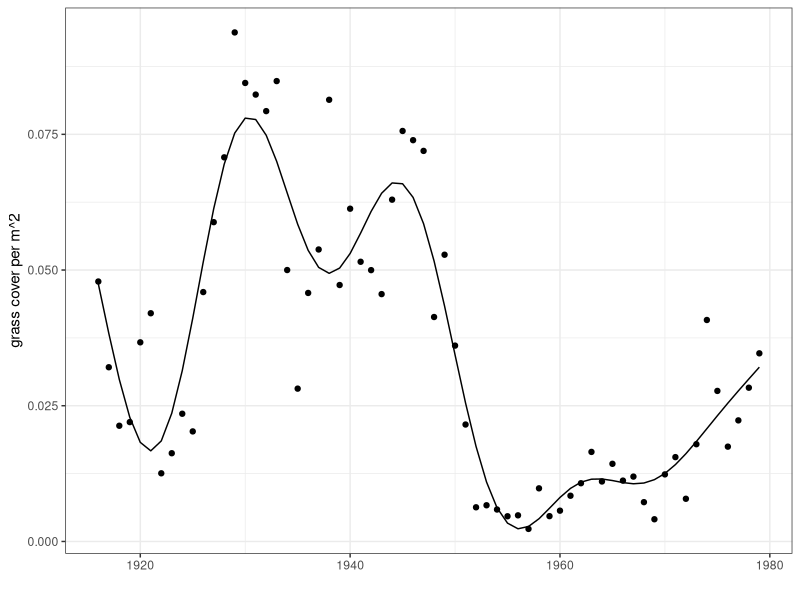
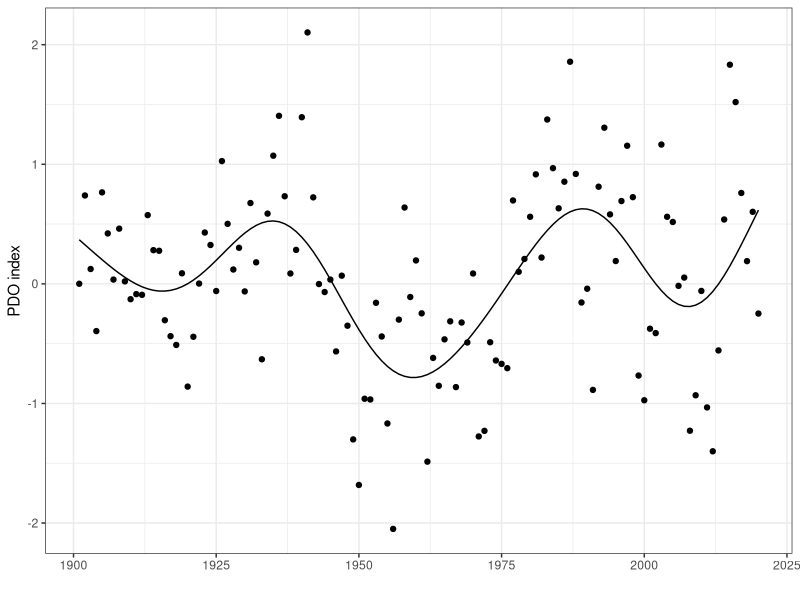
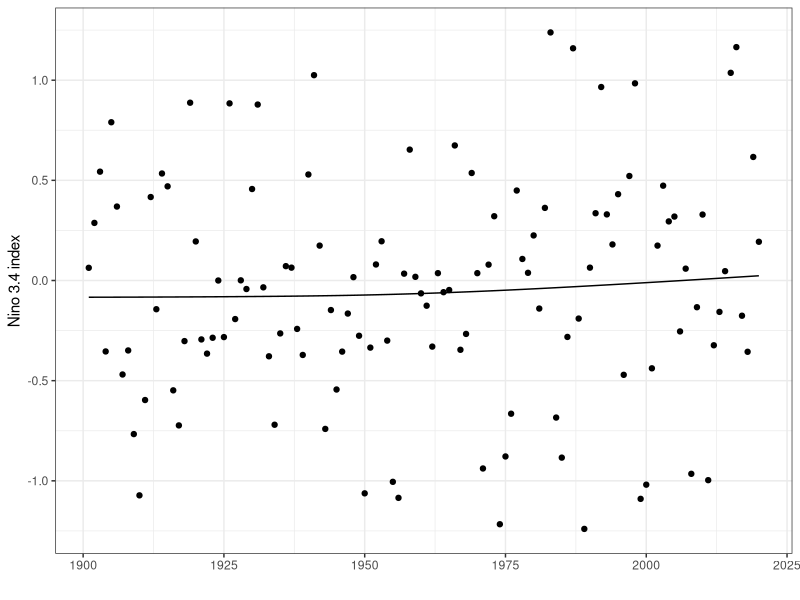
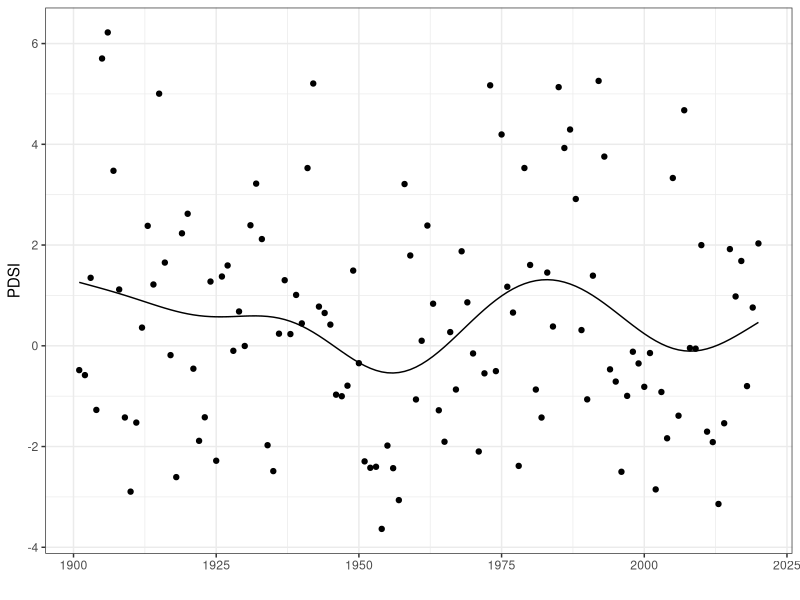
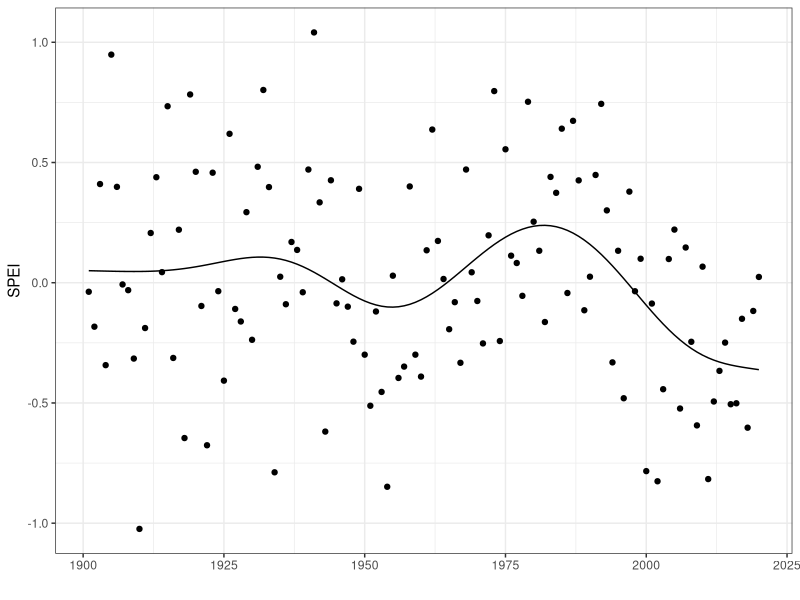
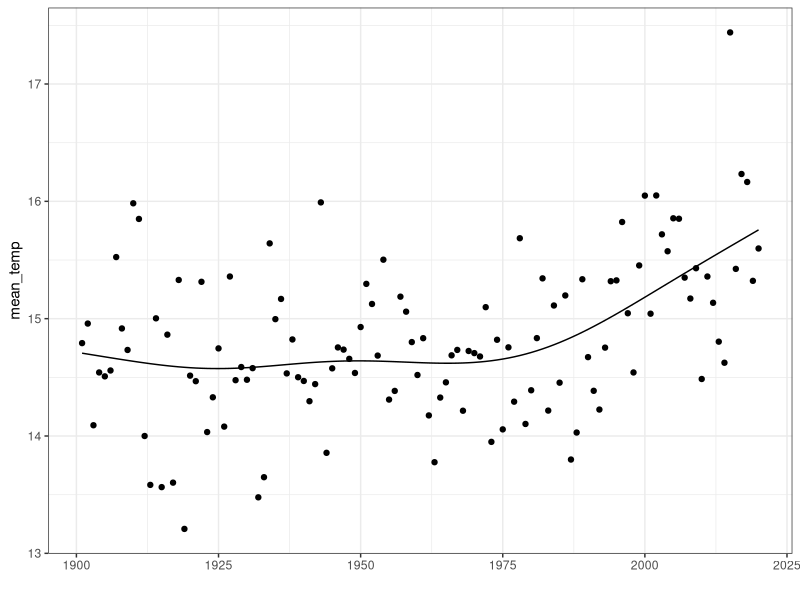
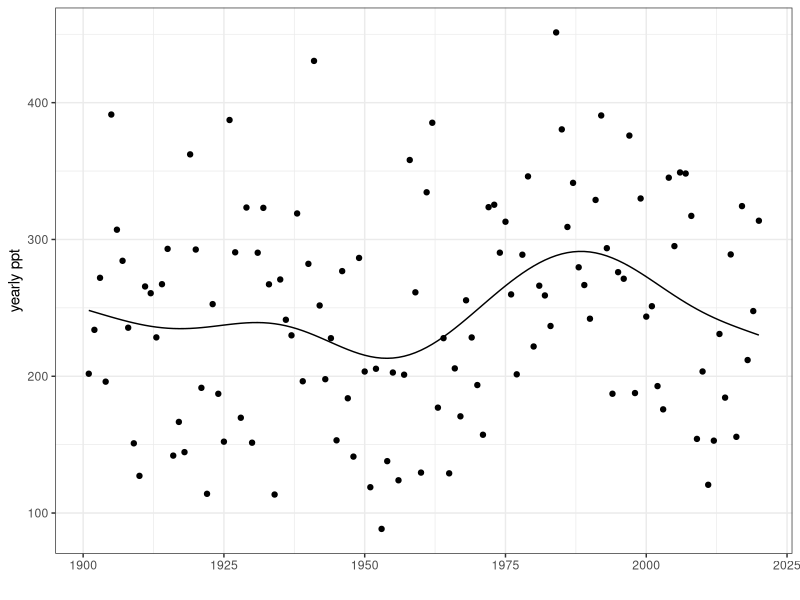
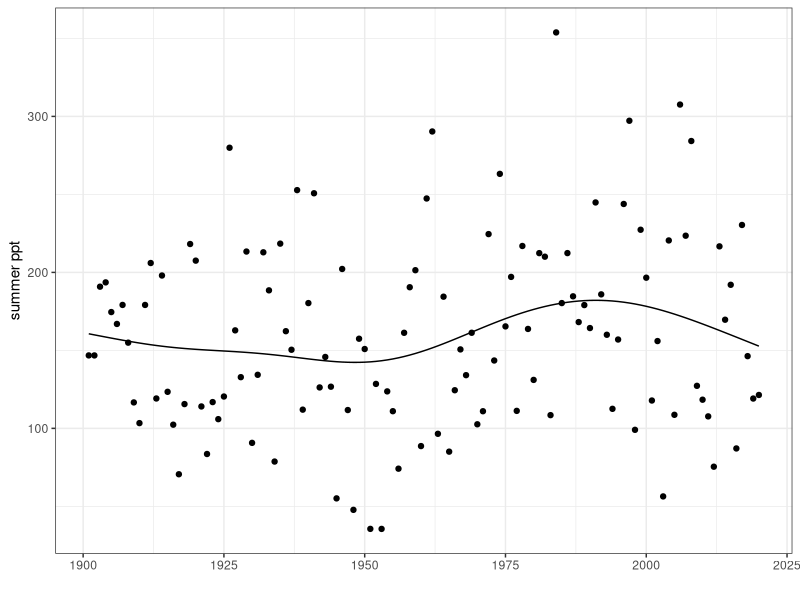

Source code (R) for these figures, in order:
#' look at smoothed grass timeseries
#' EMC 9/8/21
#' last run: 12/16/21

library(dplyr)
library(ggplot2)
library(mgcv)

# colors for figures
cbPalette <- c("#999999", "#E69F00", "#56B4E9", "#009E73", "#F0E442", "#0072B2", "#D55E00", "#CC79A7")

# read in data
grass = read.csv('data/grass_median_yearly.csv') %>% rename(grass = median_grass)

# restrict to historical section of timeseries
grass_hist = dplyr::filter(grass, project_year<1995)

# read in climate variables
climate_variables = read.csv('data/climate_variables.csv') 

# =============================
# smooth grass with a GAM

y = grass_hist$grass
xt = grass_hist$project_year
time <- 1:length(y)

# setting k = -1 (knots) turns on generalized cross-validation which automatically balances simplicity and explanatory power
m1 <- gam(y ~ s(xt, k=-1))
summary(m1)

modeloutput = data.frame(fitted_grass = fitted(m1), project_year = xt)

grassgam = ggplot(grass_hist, aes(x=project_year, y=grass)) +
  geom_point() +
  xlab('') +
  ylab('grass cover per m^2') +
  geom_line(data=modeloutput, aes(y=fitted_grass)) +
  theme_bw()
grassgam

ggsave('Figures/grass_smoothed_gam.png', plot=grassgam, width=4, height=3)

smoothedgrass = merge(modeloutput, grass) %>% rename(smoothed_grass = fitted_grass)
write.csv(smoothedgrass,'data/smoothed_grass_gam.csv', row.names = F)

# ===================================================================
# smooth pdo
pdoindex = climate_variables %>%
  dplyr::select(year=water_yr, pdo)

# smooth pdo with a gam
y1 = pdoindex$pdo
xt1 = pdoindex$year
time1 <- 1:length(y1)

# setting k = -1 (knots) turns on generalized cross-validation which automatically balances simplicity and explanatory power
m_pdo <- gam(y1 ~ s(xt1, k=-1))

modeloutput_pdo = data.frame(smoothed_pdo = fitted(m_pdo), year = xt1)

pdogam = ggplot(pdoindex, aes(x=year, y=pdo)) +
  geom_point() +
  xlab('') +
  ylab('PDO index') +
  geom_line(data=modeloutput_pdo, aes(y=smoothed_pdo)) +
  theme_bw()
pdogam


smoothedpdo = merge(modeloutput_pdo, pdoindex) 
#write.csv(smoothedpdo,'data/smoothed_pdo_gam.csv', row.names=F)

# =================================================
# smooth enso

y2 = climate_variables$nino34
xt2 = climate_variables$water_yr
time2 <- 1:length(y2)

# setting k = -1 (knots) turns on generalized cross-validation which automatically balances simplicity and explanatory power
m_nino <- gam(y2 ~ s(xt2, k=-1))

modeloutput_nino = data.frame(smoothed_nino = fitted(m_nino), year = xt2)

ninogam = ggplot(climate_variables, aes(x=water_yr, y=nino34)) +
  geom_point() +
  xlab('') +
  ylab('Nino 3.4 index') +
  geom_line(data=modeloutput_nino, aes(y=smoothed_nino, x=year)) +
  theme_bw()
ninogam


# =================================================
# smooth pdsi

y3 = climate_variables$pdsi
xt3 = climate_variables$water_yr
time3 <- 1:length(y3)

# setting k = -1 (knots) turns on generalized cross-validation which automatically balances simplicity and explanatory power
m_pdsi <- gam(y3 ~ s(xt3, k=-1))

modeloutput_pdsi = data.frame(smoothed_pdsi = fitted(m_pdsi), year = xt3)

pdsigam = ggplot(climate_variables, aes(x=water_yr, y=pdsi)) +
  geom_point() +
  xlab('') +
  ylab('PDSI') +
  geom_line(data=modeloutput_pdsi, aes(y=smoothed_pdsi, x=year)) +
  theme_bw()
pdsigam

# =================================================
# smooth spei

y4 = climate_variables$spei
xt4 = climate_variables$water_yr
time4 <- 1:length(y4)

# setting k = -1 (knots) turns on generalized cross-validation which automatically balances simplicity and explanatory power
m_spei <- gam(y4 ~ s(xt4, k=-1))

modeloutput_spei = data.frame(smoothed_spei = fitted(m_spei), year = xt4)

speigam = ggplot(climate_variables, aes(x=water_yr, y=spei)) +
  geom_point() +
  xlab('') +
  ylab('SPEI') +
  geom_line(data=modeloutput_spei, aes(y=smoothed_spei, x=year)) +
  theme_bw()
speigam

# =================================================
# smooth meantemp

y5 = climate_variables$mean_temp
xt5 = climate_variables$water_yr
time5 <- 1:length(y5)

# setting k = -1 (knots) turns on generalized cross-validation which automatically balances simplicity and explanatory power
m_temp <- gam(y5 ~ s(xt5, k=-1))

modeloutput_temp = data.frame(smoothed_temp = fitted(m_temp), year = xt5)

tempgam = ggplot(climate_variables, aes(x=water_yr, y=mean_temp)) +
  geom_point() +
  xlab('') +
  ylab('mean_temp') +
  geom_line(data=modeloutput_temp, aes(y=smoothed_temp, x=year)) +
  theme_bw()
tempgam

# =================================================
# smooth yearlyppt

y6 = climate_variables$yearly_ppt_mm
xt6 = climate_variables$water_yr
time6 <- 1:length(y6)

# setting k = -1 (knots) turns on generalized cross-validation which automatically balances simplicity and explanatory power
m_yearlyppt <- gam(y6 ~ s(xt6, k=-1))

modeloutput_yearlyppt = data.frame(smoothed_yearlyppt = fitted(m_yearlyppt), year = xt6)

pptgam = ggplot(climate_variables, aes(x=water_yr, y=yearly_ppt_mm)) +
  geom_point() +
  xlab('') +
  ylab('yearly ppt') +
  geom_line(data=modeloutput_yearlyppt, aes(y=smoothed_yearlyppt, x=year)) +
  theme_bw()
pptgam

# =================================================
# smooth summer ppt

y7 = climate_variables$summer_ppt_mm
xt7 = climate_variables$water_yr
time7 <- 1:length(y7)

# setting k = -1 (knots) turns on generalized cross-validation which automatically balances simplicity and explanatory power
m_summerppt <- gam(y7 ~ s(xt7, k=-1))

modeloutput_summerppt = data.frame(smoothed_summerppt = fitted(m_summerppt), year = xt7)

summergam = ggplot(climate_variables, aes(x=water_yr, y=summer_ppt_mm)) +
  geom_point() +
  xlab('') +
  ylab('summer ppt') +
  geom_line(data=modeloutput_summerppt, aes(y=smoothed_summerppt, x=year)) +
  theme_bw()
summergam

# =================================================
# smooth winter ppt

y8 = climate_variables$winter_ppt_mm
xt8 = climate_variables$water_yr
time8 <- 1:length(y8)

# setting k = -1 (knots) turns on generalized cross-validation which automatically balances simplicity and explanatory power
m_winterppt <- gam(y8 ~ s(xt8, k=-1))

modeloutput_winterppt = data.frame(smoothed_winterppt = fitted(m_winterppt), year = xt8)

wintergam = ggplot(climate_variables, aes(x=water_yr, y=winter_ppt_mm)) +
  geom_point() +
  xlab('') +
  ylab('winter ppt') +
  geom_line(data=modeloutput_winterppt, aes(y=smoothed_winterppt, x=year)) +
  theme_bw()
wintergam

# ===========================================
# save smoothed vars to csv
smoothed_climate_vars = merge(modeloutput_pdo, modeloutput_nino) %>%
  merge(modeloutput_pdsi) %>%
  merge(modeloutput_spei) %>%
  merge(modeloutput_temp) %>%
  merge(modeloutput_yearlyppt) %>%
  merge(modeloutput_summerppt) %>%
  merge(modeloutput_winterppt)

write.csv(smoothed_climate_vars, 'data/smoothed_climate_variables.csv', row.names = F)

